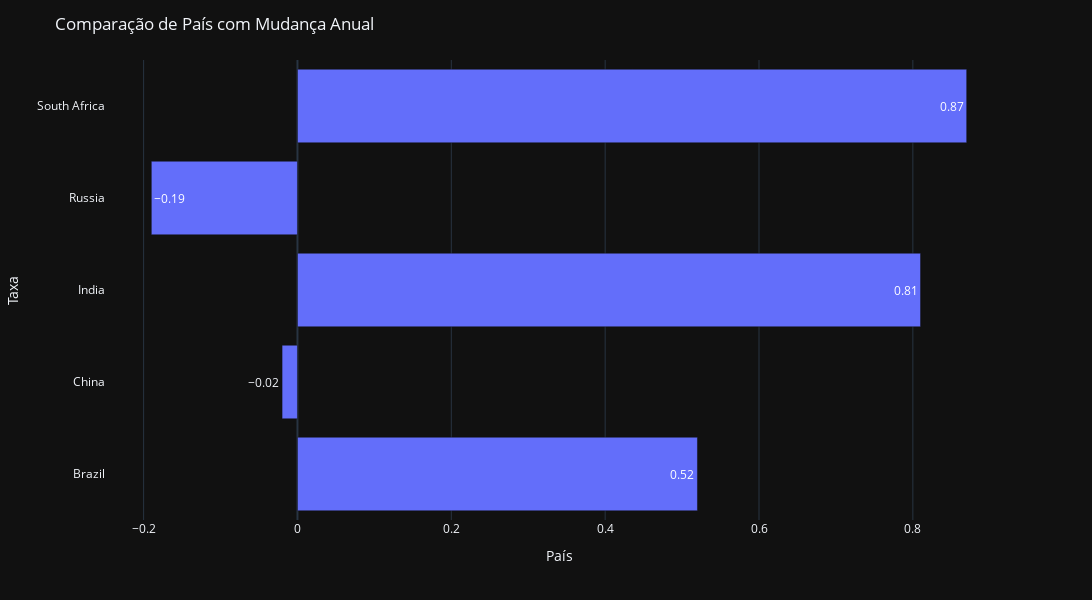

The notebook cell saved with this chart:
### Code cell
fig = px.bar(df1, y='pais', x='mudanca_anual', text_auto=True, template='plotly_dark')
fig.update_layout(title='Comparação de País com Mudança Anual', autosize=False, height=600, width=1780)
fig.update_xaxes(title_text='País')
fig.update_yaxes(title_text='Taxa')
fig.show()

### Figure 1 — Plotly figure (JSON) as saved in the notebook; plotly's stock layout.template omitted (floating-point values rounded to 4 significant figures)
{"data": [{"alignmentgroup": "True", "hovertemplate": "mudanca_anual=%{x}<br>pais=%{y}<extra></extra>", "legendgroup": "", "marker": {"color": "#636efa", "pattern": {"shape": ""}}, "name": "", "offsetgroup": "", "orientation": "h", "showlegend": false, "textposition": "auto", "texttemplate": "%{x}", "type": "bar", "x": [0.52, -0.02, 0.81, -0.19, 0.87], "xaxis": "x", "y": ["Brazil", "China", "India", "Russia", "South Africa"], "yaxis": "y"}], "layout": {"autosize": false, "barmode": "relative", "height": 600, "legend": {"tracegroupgap": 0}, "margin": {"t": 60}, "title": {"text": "Comparação de País com Mudança Anual"}, "width": 1780, "xaxis": {"anchor": "y", "domain": [0, 1], "title": {"text": "País"}}, "yaxis": {"anchor": "x", "domain": [0, 1], "title": {"text": "Taxa"}}}}
